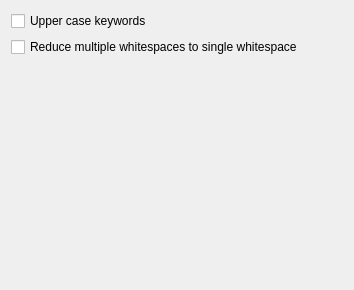
<?xml version="1.0" encoding="UTF-8"?>
<ui version="4.0">
 <class>SqlFormatterSimplePlugin</class>
 <widget class="QWidget" name="SqlFormatterSimplePlugin">
  <property name="geometry">
   <rect>
    <x>0</x>
    <y>0</y>
    <width>354</width>
    <height>290</height>
   </rect>
  </property>
  <property name="windowTitle">
   <string notr="true"/>
  </property>
  <layout class="QVBoxLayout" name="verticalLayout">
   <item>
    <widget class="QCheckBox" name="upperKeywordsCheck">
     <property name="text">
      <string>Upper case keywords</string>
     </property>
     <property name="cfg" stdset="0">
      <string notr="true">SqlFormatterSimple.UpperCaseKeywords</string>
     </property>
    </widget>
   </item>
   <item>
    <widget class="QCheckBox" name="tripLongSpacesCheck">
     <property name="text">
      <string>Reduce multiple whitespaces to single whitespace</string>
     </property>
     <property name="cfg" stdset="0">
      <string notr="true">SqlFormatterSimple.TrimLongSpaces</string>
     </property>
    </widget>
   </item>
   <item>
    <spacer name="verticalSpacer">
     <property name="orientation">
      <enum>Qt::Vertical</enum>
     </property>
     <property name="sizeHint" stdset="0">
      <size>
       <width>20</width>
       <height>40</height>
      </size>
     </property>
    </spacer>
   </item>
  </layout>
 </widget>
 <resources/>
 <connections/>
</ui>
